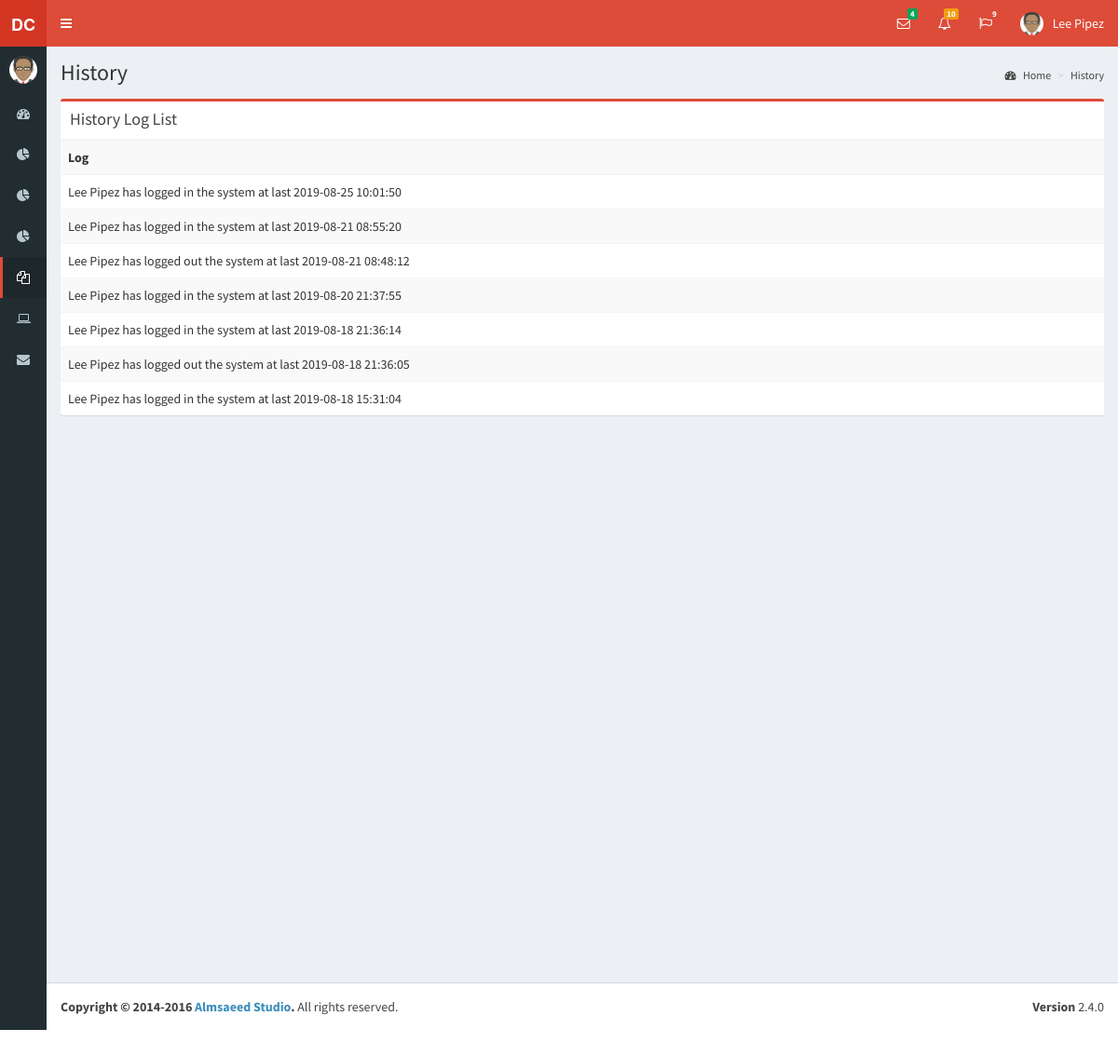
The page /admin/history.php (signed in) on the database as committed earlier.
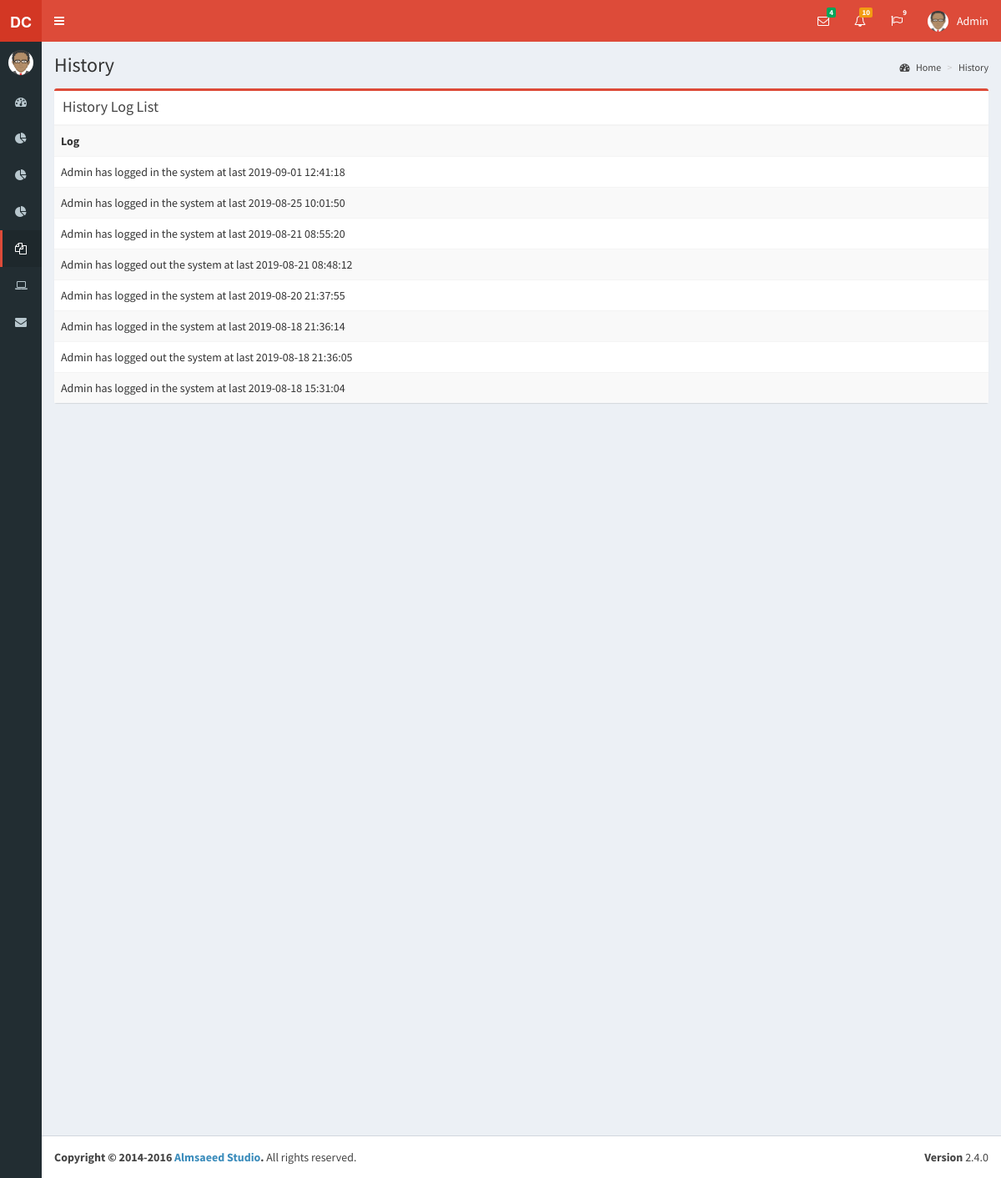
The same page on the database as committed later.
### tables this page shows
CREATE TABLE `history_log` (
  `history_log_id` int(11) NOT NULL,
  `user_id` int(11) NOT NULL,
  `action` varchar(500) NOT NULL,
  `date` datetime NOT NULL
);

CREATE TABLE `user` (
  `user_id` int(11) NOT NULL,
  `name` varchar(30) NOT NULL,
  `username` varchar(30) NOT NULL,
  `password` varchar(100) NOT NULL,
  `type` varchar(30) NOT NULL
);

### admin/history.php (the view, shortened to what this page needs)
<!DOCTYPE html>
<html>
<?php include "../dist/includes/head.php";?>
<body class="hold-transition skin-red sidebar-collapse sidebar-mini">
<div class="wrapper">
  <?php include "../dist/includes/header.php";?>
  <?php include "../dist/includes/aside.php";?>
  <div class="content-wrapper">
    <section class="content-header">
      <h1>
        History
      </h1>
      <ol class="breadcrumb">
        <li><a href="#"><i class="fa fa-dashboard"></i> Home</a></li>
        <li><a href="#">History</a></li>
      </ol>
    </section>
    <section class="content">
      <div class="row">
        <div class="col-md-12">
          <div class="box box-danger">
            <div class="box-header with-border">
              <h3 class="box-title">History Log List</h3>
            </div>
            <table class="table table-striped">
                <tbody>
                <tr>
                  <th>Log</th>
                </tr>
      <?php
       include('../dist/includes/dbcon.php');
        $query=mysqli_query($con,"select * from history_log natural join user order by date DESC")or die(mysqli_error());
          while($row=mysqli_fetch_array($query)){
      ?>
                <tr>
                  <td><?php echo $row['name']." ".$row['action']." last ".$row['date'];?></td>
                </tr>
                <div id="update<?php echo $row['prod_id'];?>" class="modal fade in" tabindex="-1" role="dialog" aria-labelledby="myModalLabel" aria-hidden="true" style="display: none;">
      <?php }?>
              </tbody></table>
          </div>
        </div>
    </div>
    </section>
  </div>
  <footer class="main-footer">
    <div class="pull-right hidden-xs">
      <b>Version</b> 2.4.0
    </div>
    <strong>Copyright &copy; 2014-2016 <a href="https://adminlte.io">Almsaeed Studio</a>.</strong> All rights
    reserved.
  </footer>
</div>
</body>
</html>

### dist/includes/head.php (shortened to what this page needs)
<head>
  <link rel="stylesheet" href="../bower_components/bootstrap-daterangepicker/daterangepicker.css">
  <link rel="stylesheet" href="../bower_components/bootstrap-datepicker/dist/css/bootstrap-datepicker.min.css">
  <link rel="stylesheet" href="../bower_components/bootstrap/dist/css/bootstrap.min.css">
   <link rel="stylesheet" href="../bower_components/bootstrap/dist/css/bootstrap.min.css">
  <link rel="stylesheet" href="../bower_components/font-awesome/css/font-awesome.min.css">
  <link rel="stylesheet" href="../bower_components/Ionicons/css/ionicons.min.css">
  <link rel="stylesheet" href="../bower_components/bootstrap-daterangepicker/daterangepicker.css">
  <link rel="stylesheet" href="../bower_components/bootstrap-datepicker/dist/css/bootstrap-datepicker.min.css">
  <link rel="stylesheet" href="../plugins/iCheck/all.css">
  <link rel="stylesheet" href="../bower_components/bootstrap-colorpicker/dist/css/bootstrap-colorpicker.min.css">
  <link rel="stylesheet" href="../plugins/timepicker/bootstrap-timepicker.min.css">
  <link rel="stylesheet" href="../bower_components/select2/dist/css/select2.min.css">
  <link rel="stylesheet" href="../dist/css/AdminLTE.min.css">
  <link rel="stylesheet" href="../dist/css/skins/_all-skins.min.css">
  <link rel="stylesheet" href="../bower_components/font-awesome/css/font-awesome.min.css">
  <link rel="stylesheet" href="../bower_components/Ionicons/css/ionicons.min.css">
  <link rel="stylesheet" href="../dist/css/AdminLTE.min.css">
  <link rel="stylesheet" href="../dist/css/skins/_all-skins.min.css">
</head>

### dist/includes/header.php (shortened to what this page needs)
<header class="main-header">
    <a href="index.php" class="logo">
      <span class="logo-mini"><b>DC</b></span>
    </a>
    <nav class="navbar navbar-static-top">
      <a href="#" class="sidebar-toggle" data-toggle="push-menu" role="button">
      </a>
      <div class="navbar-custom-menu">
        <ul class="nav navbar-nav">
          <li class="dropdown messages-menu">
            <a href="#" class="dropdown-toggle" data-toggle="dropdown">
              <i class="fa fa-envelope-o"></i>
              <span class="label label-success">4</span>
            </a>
          </li>
          <li class="dropdown notifications-menu">
            <a href="#" class="dropdown-toggle" data-toggle="dropdown">
              <i class="fa fa-bell-o"></i>
              <span class="label label-warning">10</span>
            </a>
          </li>
          <li class="dropdown tasks-menu">
            <a href="#" class="dropdown-toggle" data-toggle="dropdown">
              <i class="fa fa-flag-o"></i>
              <span class="label label-danger">9</span>
            </a>
          </li>
          <li class="dropdown user user-menu">
            <a href="#" class="dropdown-toggle" data-toggle="dropdown">
              <img src="../dist/img/avatar.png" class="user-image" alt="User Image">
              <span class="hidden-xs"><?php echo $_SESSION['name'];?></span>
            </a>
          </li>
        </ul>
      </div>
    </nav>
  </header>

### dist/includes/aside.php (shortened to what this page needs)
<aside class="main-sidebar">
    <section class="sidebar">
      <div class="user-panel">
        <div class="pull-left image">
          <img src="../dist/img/avatar.png" class="img-circle" alt="User Image">
        </div>
      </div>
      <ul class="sidebar-menu" data-widget="tree">
        <li class="treeview">
          <a href="index.php">
            <i class="fa fa-dashboard"></i> <span>Dashboard</span>
          </a>
        </li>
        <li class="treeview">
          <a href="#">
            <i class="fa fa-pie-chart"></i>
          </a>
        </li>
        <li class="treeview">
          <a href="#">
            <i class="fa fa-pie-chart"></i>
          </a>
        </li>
        <li class="treeview">
          <a href="#">
            <i class="fa fa-pie-chart"></i>
          </a>
        </li>
        <li class="treeview active">
          <a href="#">
            <i class="fa fa-files-o"></i>
          </a>
        </li>
        <li class="treeview">
          <a href="#">
            <i class="fa fa-laptop"></i>
          </a>
        </li>
        <li>
          <a href="history.php">
            <i class="fa fa-envelope"></i> <span>History Log</span>
          </a>
        </li>
    </section>
  </aside>

Rows that differ between the two databases and show on the page:
added history_log: user.name "Admin", action "has logged in the system at", date "2019-09-01 12:41:18"
changed through a linked row, history_log (number 2 of 8 on the later page): user.name "Lee Pipez" → "Admin"
changed through a linked row, history_log (number 3 of 8 on the later page): user.name "Lee Pipez" → "Admin"
changed through a linked row, history_log (number 4 of 8 on the later page): user.name "Lee Pipez" → "Admin"
changed through a linked row, history_log (number 5 of 8 on the later page): user.name "Lee Pipez" → "Admin"
changed through a linked row, history_log (number 6 of 8 on the later page): user.name "Lee Pipez" → "Admin"
changed through a linked row, history_log (number 7 of 8 on the later page): user.name "Lee Pipez" → "Admin"
changed through a linked row, history_log (number 8 of 8 on the later page): user.name "Lee Pipez" → "Admin"
Other text that changed with them:
$_SESSION['name']: "Lee Pipez" → "Admin"
